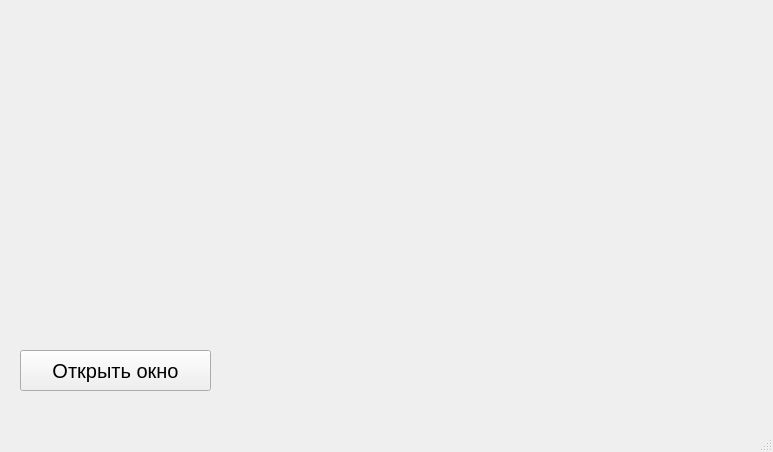
<?xml version="1.0" encoding="UTF-8"?>
<ui version="4.0">
 <class>MainWindow</class>
 <widget class="QMainWindow" name="MainWindow">
  <property name="geometry">
   <rect>
    <x>0</x>
    <y>0</y>
    <width>773</width>
    <height>452</height>
   </rect>
  </property>
  <property name="windowTitle">
   <string>MainWindow</string>
  </property>
  <widget class="QWidget" name="centralwidget">
   <widget class="QPushButton" name="pb_open">
    <property name="geometry">
     <rect>
      <x>20</x>
      <y>350</y>
      <width>191</width>
      <height>41</height>
     </rect>
    </property>
    <property name="font">
     <font>
      <pointsize>15</pointsize>
      <italic>false</italic>
      <bold>false</bold>
     </font>
    </property>
    <property name="mouseTracking">
     <bool>false</bool>
    </property>
    <property name="tabletTracking">
     <bool>false</bool>
    </property>
    <property name="text">
     <string>Открыть окно</string>
    </property>
   </widget>
  </widget>
  <widget class="QMenuBar" name="menubar">
   <property name="geometry">
    <rect>
     <x>0</x>
     <y>0</y>
     <width>773</width>
     <height>26</height>
    </rect>
   </property>
  </widget>
  <widget class="QStatusBar" name="statusbar"/>
 </widget>
 <resources/>
 <connections/>
</ui>
